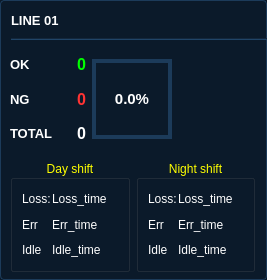
<?xml version="1.0" encoding="UTF-8"?>
<ui version="4.0">
 <class>LineCard</class>
 <widget class="QWidget" name="LineCard">
  <property name="geometry">
   <rect>
    <x>0</x>
    <y>0</y>
    <width>267</width>
    <height>280</height>
   </rect>
  </property>
  <property name="sizePolicy">
   <sizepolicy hsizetype="Maximum" vsizetype="Preferred">
    <horstretch>0</horstretch>
    <verstretch>0</verstretch>
   </sizepolicy>
  </property>
  <property name="minimumSize">
   <size>
    <width>250</width>
    <height>160</height>
   </size>
  </property>
  <property name="maximumSize">
   <size>
    <width>320</width>
    <height>16777215</height>
   </size>
  </property>
  <property name="styleSheet">
   <string>
QWidget#LineCard {
    background-color: #0b1a2a;
    border: 1px solid #1c3b5a;
    border-radius: 4px;
}
QLabel {
    color: white;
    font-family: Arial, sans-serif;
}
   </string>
  </property>
  <widget class="QLabel" name="lbl_machine_id">
   <property name="geometry">
    <rect>
     <x>11</x>
     <y>11</y>
     <width>65</width>
     <height>19</height>
    </rect>
   </property>
   <property name="maximumSize">
    <size>
     <width>16777215</width>
     <height>20</height>
    </size>
   </property>
   <property name="font">
    <font>
     <family>Arial</family>
     <pointsize>10</pointsize>
     <weight>75</weight>
     <bold>true</bold>
    </font>
   </property>
   <property name="text">
    <string>LINE 01 </string>
   </property>
  </widget>
  <widget class="Line" name="line">
   <property name="geometry">
    <rect>
     <x>11</x>
     <y>38</y>
     <width>609</width>
     <height>2</height>
    </rect>
   </property>
   <property name="maximumSize">
    <size>
     <width>16777215</width>
     <height>2</height>
    </size>
   </property>
   <property name="styleSheet">
    <string>background-color: #1c3b5a;</string>
   </property>
   <property name="orientation">
    <enum>Qt::Horizontal</enum>
   </property>
  </widget>
  <widget class="QWidget" name="horizontalLayoutWidget">
   <property name="geometry">
    <rect>
     <x>10</x>
     <y>50</y>
     <width>180</width>
     <height>98</height>
    </rect>
   </property>
   <layout class="QHBoxLayout" name="horizontalLayout_8">
    <item>
     <layout class="QHBoxLayout" name="horizontalLayout">
      <item>
       <layout class="QVBoxLayout" name="verticalLayout_2">
        <item>
         <layout class="QHBoxLayout" name="horizontalLayout_2">
          <item>
           <widget class="QLabel" name="label_ok">
            <property name="font">
             <font>
              <family>Arial</family>
              <pointsize>10</pointsize>
              <weight>75</weight>
              <bold>true</bold>
             </font>
            </property>
            <property name="text">
             <string>OK</string>
            </property>
           </widget>
          </item>
          <item>
           <spacer name="horizontalSpacer">
            <property name="orientation">
             <enum>Qt::Horizontal</enum>
            </property>
            <property name="sizeHint" stdset="0">
             <size>
              <width>40</width>
              <height>20</height>
             </size>
            </property>
           </spacer>
          </item>
          <item>
           <widget class="QLabel" name="lbl_ok_count">
            <property name="font">
             <font>
              <family>Arial</family>
              <pointsize>12</pointsize>
              <weight>75</weight>
              <bold>true</bold>
             </font>
            </property>
            <property name="styleSheet">
             <string>color: #00ff00;</string>
            </property>
            <property name="text">
             <string>0</string>
            </property>
           </widget>
          </item>
         </layout>
        </item>
        <item>
         <layout class="QHBoxLayout" name="horizontalLayout_3">
          <item>
           <widget class="QLabel" name="label_ng">
            <property name="font">
             <font>
              <family>Arial</family>
              <pointsize>10</pointsize>
              <weight>75</weight>
              <bold>true</bold>
             </font>
            </property>
            <property name="text">
             <string>NG</string>
            </property>
           </widget>
          </item>
          <item>
           <spacer name="horizontalSpacer_2">
            <property name="orientation">
             <enum>Qt::Horizontal</enum>
            </property>
            <property name="sizeHint" stdset="0">
             <size>
              <width>40</width>
              <height>20</height>
             </size>
            </property>
           </spacer>
          </item>
          <item>
           <widget class="QLabel" name="lbl_ng_count">
            <property name="font">
             <font>
              <family>Arial</family>
              <pointsize>12</pointsize>
              <weight>75</weight>
              <bold>true</bold>
             </font>
            </property>
            <property name="styleSheet">
             <string>color: #ff3333;</string>
            </property>
            <property name="text">
             <string>0</string>
            </property>
           </widget>
          </item>
         </layout>
        </item>
        <item>
         <layout class="QHBoxLayout" name="horizontalLayout_4">
          <item>
           <widget class="QLabel" name="label_total">
            <property name="font">
             <font>
              <family>Arial</family>
              <pointsize>10</pointsize>
              <weight>75</weight>
              <bold>true</bold>
             </font>
            </property>
            <property name="text">
             <string>TOTAL</string>
            </property>
           </widget>
          </item>
          <item>
           <spacer name="horizontalSpacer_3">
            <property name="orientation">
             <enum>Qt::Horizontal</enum>
            </property>
            <property name="sizeHint" stdset="0">
             <size>
              <width>40</width>
              <height>20</height>
             </size>
            </property>
           </spacer>
          </item>
          <item>
           <widget class="QLabel" name="lbl_total_count">
            <property name="font">
             <font>
              <family>Arial</family>
              <pointsize>12</pointsize>
              <weight>75</weight>
              <bold>true</bold>
             </font>
            </property>
            <property name="text">
             <string>0</string>
            </property>
           </widget>
          </item>
         </layout>
        </item>
       </layout>
      </item>
      <item>
       <widget class="QLabel" name="lbl_rate">
        <property name="minimumSize">
         <size>
          <width>80</width>
          <height>80</height>
         </size>
        </property>
        <property name="maximumSize">
         <size>
          <width>80</width>
          <height>80</height>
         </size>
        </property>
        <property name="font">
         <font>
          <family>Arial</family>
          <pointsize>11</pointsize>
          <weight>75</weight>
          <bold>true</bold>
         </font>
        </property>
        <property name="styleSheet">
         <string notr="true">
QLabel {
    border: 4px solid #1c3b5a;
    //border-radius: 40px;
    background-color: transparent;
    color: white;
}
        </string>
        </property>
        <property name="text">
         <string>0.0%</string>
        </property>
        <property name="alignment">
         <set>Qt::AlignCenter</set>
        </property>
       </widget>
      </item>
     </layout>
    </item>
    <item>
     <spacer name="horizontalSpacer_4">
      <property name="orientation">
       <enum>Qt::Horizontal</enum>
      </property>
      <property name="sizeHint" stdset="0">
       <size>
        <width>40</width>
        <height>20</height>
       </size>
      </property>
     </spacer>
    </item>
   </layout>
  </widget>
  <widget class="QWidget" name="layoutWidget">
   <property name="geometry">
    <rect>
     <x>10</x>
     <y>160</y>
     <width>245</width>
     <height>112</height>
    </rect>
   </property>
   <layout class="QHBoxLayout" name="horizontalLayout_16">
    <item>
     <widget class="QGroupBox" name="groupBox">
      <property name="sizePolicy">
       <sizepolicy hsizetype="Maximum" vsizetype="Preferred">
        <horstretch>0</horstretch>
        <verstretch>0</verstretch>
       </sizepolicy>
      </property>
      <property name="maximumSize">
       <size>
        <width>120</width>
        <height>16777215</height>
       </size>
      </property>
      <property name="styleSheet">
       <string notr="true">QGroupBox::title {
    color: rgb(255, 255, 0);
}</string>
      </property>
      <property name="title">
       <string>Day shift</string>
      </property>
      <property name="alignment">
       <set>Qt::AlignCenter</set>
      </property>
      <property name="flat">
       <bool>false</bool>
      </property>
      <property name="checkable">
       <bool>false</bool>
      </property>
      <layout class="QGridLayout" name="gridLayout_2">
       <item row="0" column="0">
        <layout class="QVBoxLayout" name="verticalLayout_3">
         <item>
          <layout class="QHBoxLayout" name="horizontalLayout_5" stretch="2,4">
           <property name="spacing">
            <number>0</number>
           </property>
           <item>
            <widget class="QLabel" name="label">
             <property name="sizePolicy">
              <sizepolicy hsizetype="Preferred" vsizetype="Preferred">
               <horstretch>0</horstretch>
               <verstretch>0</verstretch>
              </sizepolicy>
             </property>
             <property name="maximumSize">
              <size>
               <width>30</width>
               <height>50</height>
              </size>
             </property>
             <property name="text">
              <string>Loss:</string>
             </property>
            </widget>
           </item>
           <item>
            <widget class="QLabel" name="lbl_day_loss">
             <property name="sizePolicy">
              <sizepolicy hsizetype="Preferred" vsizetype="Preferred">
               <horstretch>0</horstretch>
               <verstretch>0</verstretch>
              </sizepolicy>
             </property>
             <property name="maximumSize">
              <size>
               <width>100</width>
               <height>30</height>
              </size>
             </property>
             <property name="text">
              <string>Loss_time</string>
             </property>
            </widget>
           </item>
          </layout>
         </item>
         <item>
          <layout class="QHBoxLayout" name="horizontalLayout_6" stretch="2,0">
           <property name="spacing">
            <number>0</number>
           </property>
           <item>
            <widget class="QLabel" name="label_5">
             <property name="sizePolicy">
              <sizepolicy hsizetype="Preferred" vsizetype="Preferred">
               <horstretch>0</horstretch>
               <verstretch>0</verstretch>
              </sizepolicy>
             </property>
             <property name="maximumSize">
              <size>
               <width>30</width>
               <height>50</height>
              </size>
             </property>
             <property name="text">
              <string>Err</string>
             </property>
            </widget>
           </item>
           <item>
            <widget class="QLabel" name="lbl_day_error">
             <property name="sizePolicy">
              <sizepolicy hsizetype="Preferred" vsizetype="Preferred">
               <horstretch>0</horstretch>
               <verstretch>0</verstretch>
              </sizepolicy>
             </property>
             <property name="maximumSize">
              <size>
               <width>100</width>
               <height>30</height>
              </size>
             </property>
             <property name="text">
              <string>Err_time</string>
             </property>
            </widget>
           </item>
          </layout>
         </item>
         <item>
          <layout class="QHBoxLayout" name="horizontalLayout_7" stretch="2,4">
           <property name="spacing">
            <number>0</number>
           </property>
           <item>
            <widget class="QLabel" name="label_7">
             <property name="sizePolicy">
              <sizepolicy hsizetype="Preferred" vsizetype="Preferred">
               <horstretch>0</horstretch>
               <verstretch>0</verstretch>
              </sizepolicy>
             </property>
             <property name="maximumSize">
              <size>
               <width>30</width>
               <height>50</height>
              </size>
             </property>
             <property name="text">
              <string>Idle</string>
             </property>
            </widget>
           </item>
           <item>
            <widget class="QLabel" name="lbl_day_idle">
             <property name="sizePolicy">
              <sizepolicy hsizetype="Preferred" vsizetype="Preferred">
               <horstretch>0</horstretch>
               <verstretch>0</verstretch>
              </sizepolicy>
             </property>
             <property name="maximumSize">
              <size>
               <width>100</width>
               <height>30</height>
              </size>
             </property>
             <property name="text">
              <string>Idle_time</string>
             </property>
            </widget>
           </item>
          </layout>
         </item>
        </layout>
       </item>
      </layout>
     </widget>
    </item>
    <item>
     <widget class="QGroupBox" name="groupBox_2">
      <property name="sizePolicy">
       <sizepolicy hsizetype="Maximum" vsizetype="Preferred">
        <horstretch>0</horstretch>
        <verstretch>0</verstretch>
       </sizepolicy>
      </property>
      <property name="maximumSize">
       <size>
        <width>120</width>
        <height>16777215</height>
       </size>
      </property>
      <property name="styleSheet">
       <string notr="true">QGroupBox::title {
    color: rgb(255, 255, 0);
}</string>
      </property>
      <property name="title">
       <string>Night shift</string>
      </property>
      <property name="alignment">
       <set>Qt::AlignCenter</set>
      </property>
      <property name="flat">
       <bool>false</bool>
      </property>
      <property name="checkable">
       <bool>false</bool>
      </property>
      <layout class="QGridLayout" name="gridLayout">
       <item row="0" column="0">
        <layout class="QVBoxLayout" name="verticalLayout_7">
         <item>
          <layout class="QHBoxLayout" name="horizontalLayout_12" stretch="2,4">
           <property name="spacing">
            <number>0</number>
           </property>
           <item>
            <widget class="QLabel" name="label_3">
             <property name="sizePolicy">
              <sizepolicy hsizetype="Preferred" vsizetype="Preferred">
               <horstretch>0</horstretch>
               <verstretch>0</verstretch>
              </sizepolicy>
             </property>
             <property name="maximumSize">
              <size>
               <width>30</width>
               <height>50</height>
              </size>
             </property>
             <property name="text">
              <string>Loss:</string>
             </property>
            </widget>
           </item>
           <item>
            <widget class="QLabel" name="lbl_night_loss">
             <property name="sizePolicy">
              <sizepolicy hsizetype="Preferred" vsizetype="Preferred">
               <horstretch>0</horstretch>
               <verstretch>0</verstretch>
              </sizepolicy>
             </property>
             <property name="maximumSize">
              <size>
               <width>100</width>
               <height>30</height>
              </size>
             </property>
             <property name="text">
              <string>Loss_time</string>
             </property>
            </widget>
           </item>
          </layout>
         </item>
         <item>
          <layout class="QHBoxLayout" name="horizontalLayout_13" stretch="2,0">
           <property name="spacing">
            <number>0</number>
           </property>
           <item>
            <widget class="QLabel" name="label_9">
             <property name="sizePolicy">
              <sizepolicy hsizetype="Preferred" vsizetype="Preferred">
               <horstretch>0</horstretch>
               <verstretch>0</verstretch>
              </sizepolicy>
             </property>
             <property name="maximumSize">
              <size>
               <width>30</width>
               <height>50</height>
              </size>
             </property>
             <property name="text">
              <string>Err</string>
             </property>
            </widget>
           </item>
           <item>
            <widget class="QLabel" name="lbl_night_error">
             <property name="sizePolicy">
              <sizepolicy hsizetype="Preferred" vsizetype="Preferred">
               <horstretch>0</horstretch>
               <verstretch>0</verstretch>
              </sizepolicy>
             </property>
             <property name="maximumSize">
              <size>
               <width>100</width>
               <height>30</height>
              </size>
             </property>
             <property name="text">
              <string>Err_time</string>
             </property>
            </widget>
           </item>
          </layout>
         </item>
         <item>
          <layout class="QHBoxLayout" name="horizontalLayout_14" stretch="2,4">
           <property name="spacing">
            <number>0</number>
           </property>
           <item>
            <widget class="QLabel" name="label_10">
             <property name="sizePolicy">
              <sizepolicy hsizetype="Preferred" vsizetype="Preferred">
               <horstretch>0</horstretch>
               <verstretch>0</verstretch>
              </sizepolicy>
             </property>
             <property name="maximumSize">
              <size>
               <width>30</width>
               <height>50</height>
              </size>
             </property>
             <property name="text">
              <string>Idle</string>
             </property>
            </widget>
           </item>
           <item>
            <widget class="QLabel" name="lbl_night_idle">
             <property name="sizePolicy">
              <sizepolicy hsizetype="Preferred" vsizetype="Preferred">
               <horstretch>0</horstretch>
               <verstretch>0</verstretch>
              </sizepolicy>
             </property>
             <property name="maximumSize">
              <size>
               <width>100</width>
               <height>30</height>
              </size>
             </property>
             <property name="text">
              <string>Idle_time</string>
             </property>
            </widget>
           </item>
          </layout>
         </item>
        </layout>
       </item>
      </layout>
     </widget>
    </item>
   </layout>
  </widget>
 </widget>
 <resources/>
 <connections/>
</ui>
